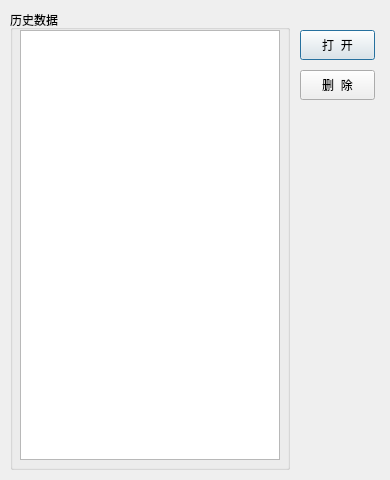
<?xml version="1.0" encoding="UTF-8"?>
<ui version="4.0">
 <class>HistoryData</class>
 <widget class="QDialog" name="HistoryData">
  <property name="geometry">
   <rect>
    <x>0</x>
    <y>0</y>
    <width>390</width>
    <height>480</height>
   </rect>
  </property>
  <property name="windowTitle">
   <string>Dialog</string>
  </property>
  <widget class="QGroupBox" name="groupBox">
   <property name="geometry">
    <rect>
     <x>10</x>
     <y>10</y>
     <width>280</width>
     <height>460</height>
    </rect>
   </property>
   <property name="title">
    <string>历史数据</string>
   </property>
   <widget class="QListWidget" name="listWidget">
    <property name="geometry">
     <rect>
      <x>10</x>
      <y>20</y>
      <width>260</width>
      <height>430</height>
     </rect>
    </property>
   </widget>
  </widget>
  <widget class="QPushButton" name="pushButton">
   <property name="geometry">
    <rect>
     <x>300</x>
     <y>30</y>
     <width>75</width>
     <height>30</height>
    </rect>
   </property>
   <property name="text">
    <string>打  开</string>
   </property>
  </widget>
  <widget class="QPushButton" name="pushButton_2">
   <property name="geometry">
    <rect>
     <x>300</x>
     <y>70</y>
     <width>75</width>
     <height>30</height>
    </rect>
   </property>
   <property name="text">
    <string>删  除</string>
   </property>
  </widget>
 </widget>
 <resources/>
 <connections/>
</ui>
